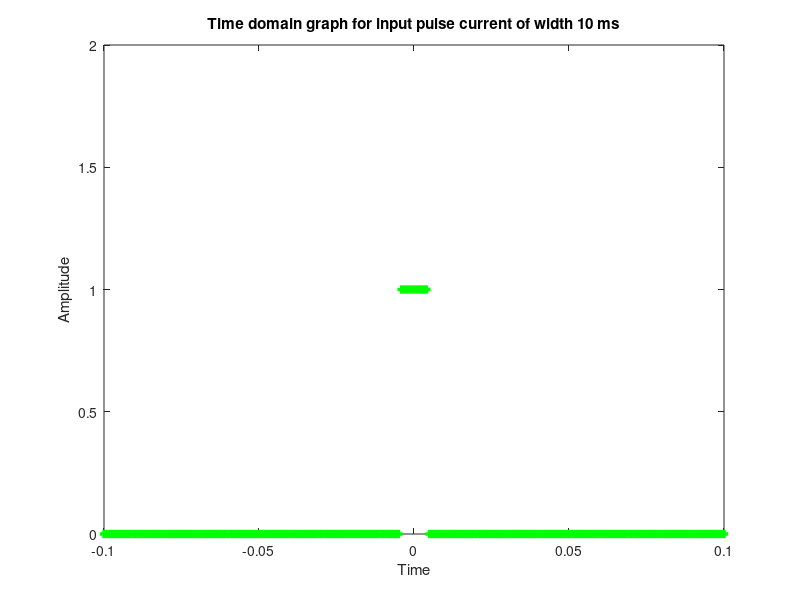

The MATLAB script that drew this image: (Note: this script raises an error after producing the figure.)
clc;
%0.1.1 Generalized method of computing transfer function of an equivalent
%0.1.2 transformer RLC ladder network.
%0.1.3 This is a driver code. For testing the effectiveness of the
%0.1.4 algorithm in the tester_code_pulseInput_xxx.m file, first generate all
%0.1.5 processing data using this code (choose a particular value of the number 
%0.1.6 of coils in the transformer (n) then run the program for all 
%0.1.7 values of the location/node of partial discharge (i) from 2 to n 
%0.1.8 (both inclusive).
%1.0 Defining experimentally controlled variables
    %1.1.1 Number of RLC ladders (physically speaking, coils in the TF)
    %1.1.2 n should be between 3 and 10 (both included)
    n=4;
    %1.2.1 Partial discharge is in the form of a current source Is
    %1.2.2 Location of node of partial discharge development (i):
    %1.2.3 Right now only ALONG the winding
    %1.2.4 i should be between 2 and n (both included)
    i=4;
%***********************************************************************    
%2.0 Defining ladder nw constants:
Rs=1.33;Cs=0.6;Cg=0.933;Ls=0.4310;
M=[0.2392,0.1435,0.0947,0.0496,zeros(1,n-5)];
%***********************************************************************    
%3.0 Constructing matrices useful for state space representation:
%3.1 Inductance (L) Matrix
L=zeros(n,n);
for r= 1:n
    for c= 1:n
        if r == c 
            L(r,c)=Ls;
        else
            L(r,c)=M(abs(r-c));
        end
    end
end
%3.2 Resistance (R) Matrix
R=Rs*eye(n);
%3.3.1 (S,SL1,SL2,SN1,SN2) Matrices
%3.3.2 L derived from when Live (node) shorted (to GND)
%3.3.3 N derived from when Neutral (node) shorted (to GND)
S=[-eye(n),zeros(n,1)]+[zeros(n,1),eye(n)];
SL1=S;SL1(:,1)=[];
SL2=zeros(n,1);SL2(i-1,:)=1;
SN1=S;SN1(:,end)=[];
SN2=zeros(n,1);SN2(i,:)=1;
%3.4 Capacitance (C) Matrix with spinoffs (CL1,CN1)
tmp=eye(n+1);tmp(1,1)=1/2;tmp(end,end)=1/2;
C=(Cg+2*Cs)*tmp+(-Cs)*[zeros(n,1),eye(n);zeros(1,n+1)]+(-Cs)*[zeros(1,n+1);eye(n),zeros(n,1)];
CL1=C;CL1(1,:)=[];CL1(:,1)=[];
CN1=C;CN1(end,:)=[];CN1(:,end)=[];
%***********************************************************************    
%4.0 Define (A),(B),(C),(D) matrices (State Space Representation):
    %But first, define (M),(-G),(T1):
    ML=[L,zeros(n,n);zeros(n,n),CL1];
    GL=-[-R,-SL1;SL1.',zeros(n,n)];
    T1L=[zeros(n,1);SL2];
    MN=[L,zeros(n,n);zeros(n,n),CN1];
    GN=-[-R,-SN1;SN1.',zeros(n,n)];
    T1N=[zeros(n,1);SN2];
AL=-ML\GL;
BL=ML\T1L;
AN=-MN\GN;
BN=MN\T1N;
tmpL=zeros(1,2*n);tmpL(:,1)=1;
tmpN=zeros(1,2*n);tmpN(:,n)=1;
CL=-Cs*AL(n+1,:)+tmpL;
DL=-Cs*BL(n+1,:);
CN=Cs*AN(2*n,:)+tmpN;
DN=Cs*BN(2*n,:);
%*********************************************************************** 
%5.0 Convert State Space Representation (SSR) into Transfer Function (TF)
[TFLb,TFLa]=ss2tf(AL,BL,CL,DL);
sysL=tf(TFLb,TFLa)
filenameL=['sysL_' num2str(n) '_' num2str(i)];
save(filenameL,'sysL');
[TFNb,TFNa]=ss2tf(AN,BN,CN,DN);
filenameN=['sysN_' num2str(n) '_' num2str(i)];
sysN=tf(TFNb,TFNa)
save(filenameN,'sysN');
%***********************************************************************
%6.0 Plot obtained TF responses, save output values, save plots etc.
%6.1.1 Define Partial Discharge input as a time varying current function, here,
%6.1.2 a pulse signal
dt=1e-3;
t = -1:dt:1;
impulse= t==0;
x=0.5*(sign(t+5*dt)-sign(t-5*dt));
%6.1.3 Save the Partial Discharge inputs for later use (verification)
filename=['x_time_domain_pulseInput.mat'];
save(filename,'x');
%6.1.4 Show and save the time domain input partial discharge plot.
figure('units','normalized','outerposition',[0 0 1 1])
plot(t,x,'g+','LineWidth',2.5);
title(['Time domain graph for input pulse current of width 10 ms']);
axis([-1e-1 1e-1 0 2]);
xlabel('Time');
ylabel('Amplitude');
ax = gca;
ax.FontSize = 13;
legend({'x(t) = Partial discharge current signal'},'Location','northwest')
filename=['x_time_domain_pulseInput'];
saveas(gcf,filename,'png')
pause(0.5);
%6.2.1 Computing output values in frequency domain: 
%6.2.2 yL(s) = Line Short Circuit Current
%6.2.3 and yN(s) = Neutral Short Circuit Current
%6.2.4 Note that lsim function convolves the sysL/sysN (Transfer Function)
%6.2.5 with input (x(t)) in time domain, giving time domain short circuit
%6.2.6 Line/Neutral currents.
yL=(fft(lsim(sysL,x,t)));
yN=(fft(lsim(sysN,x,t)));
%6.2.7 The aim of this code was to compute (for given values of n, i and time domain
%6.2.8 partial discharge input function), the two output function yL(s) and yN(s)
%6.2.9 values and store them. Why? Since I am not actually experimenting on a real
%6.2.10 transformer, I can use these output values (as test inputs) to test the
%6.2.11 ability of the walgorithm to detect the location of partial discharge for a
%6.2.12 given value of n and two sets of output values yL(t) and yLN(t) 
%6.2.13 (equivalently yL(s) and yN(s) in frequency domain).
filenameL=['yL_' num2str(n) '_' num2str(i) '_pulseInput.mat'];
save(filenameL,'yL');
filenameN=['yN_' num2str(n) '_' num2str(i) '_pulseInput.mat'];
save(filenameN,'yN');
%6.3.1 Computing Transfer Function values in frequency domain
xLimp=(fft(lsim(sysL,impulse,t)));
xNimp=(fft(lsim(sysN,impulse,t)));
%6.4.1 Applying Frequency Domain Relation (FDR) equation for both pairs of
%6.4.2 transfer functions and outputs. Therefore, theoritically speaking, both
%6.4.3 xL(s) and xN(s) are the fourier transform (frequency domain values) of the 
%6.4.4 same input partial discharge signal x(t).
xL=yL./xLimp;
xN=yN./xNimp;
%6.4.5 Obviously, Fourier Transform values cannot be plotted in 2D plane against
%6.4.6 frequency axis as the values are complex numbers. So we compute the
%6.4.7 magnitudes and plot them against frequency axis. 
%6.4.8 In other words, we plot the fourier spectrum of xL(s) and xN(s) 
fxL=sqrt(xL.*conj(xL));
fxN=sqrt(xN.*conj(xN));
%6.4.9 Show and save the predicted time domain frequency plots (magnitudes) of 
%6.4.10 partial discharge inputs.
len=length(yL);
q=-(len-1)/2:(len-1)/2;
plot(q,fxN,'--b','LineWidth',6)
hold on 
plot(q,fxL,':r','LineWidth',6)
hold off
title(['Fourier spectrum plots obained from transfer functions corresponding to n= ' num2str(n) ' and i= ' num2str(i) ' for pulse input']);
axis([0 2000 0 15]);%actual plot extends on both sides like the fft (sinc function) of a rect function should.
xlabel('Frequency');
ylabel('Amplitude');
ax = gca;
ax.FontSize = 13;
legend({'fxN(s) = Partial discharge signal predicted from short circuit neutral current','fxL(s) = Partial discharge signal predicted from short circuit line current'},'Location','northwest')
filename=['fxN_vs_fxL_' num2str(n) '_' num2str(i) '_pulseInput'];
saveas(gcf,filename,'png')
%***********************************************************************
%7.0 Evaluation of correctness of Partial Discharge predictions
correlation_xN_xL=corrcoef(xN,xL)
rmse_xN_xL=mean(sqrt((xN-xL).*conj(xN-xL)))
%***********************************************************************    